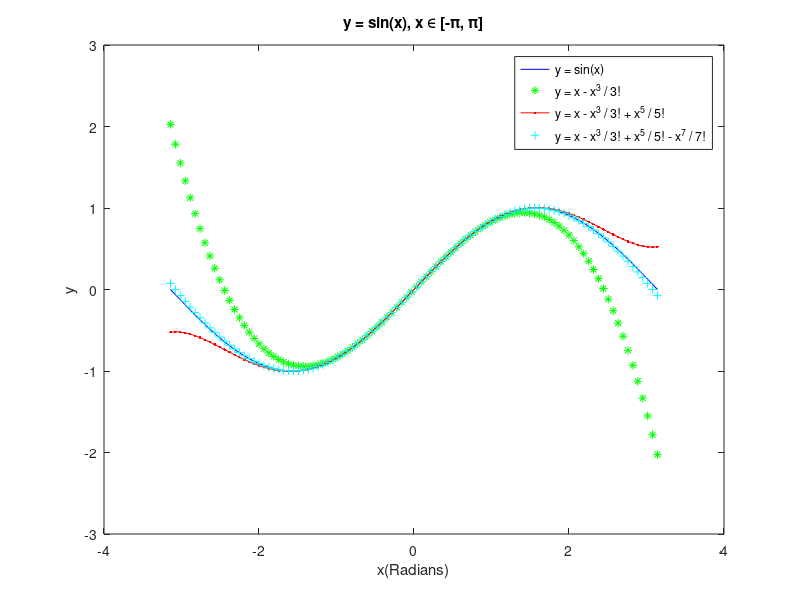

Reproduce this figure in MATLAB.
n=100;
x=linspace(-pi,pi,n);
s = sin(x);
s2 = x - x.^3/6;
s3 = s2 + x.^5/120;
s4 = s3 - x.^7/5040;
plot(x,s,'b',x,s2,'*g',x,s3,'.-r',x,s4,'+c')
title('y = sin(x), x \in [-\pi, \pi]');
xlabel('x(Radians)');
ylabel('y');
legend('y = sin(x)', 'y = x - x^3 / 3!', 'y = x - x^3 / 3! + x^5 / 5!','y = x - x^3 / 3! + x^5 / 5! - x^7 / 7!')